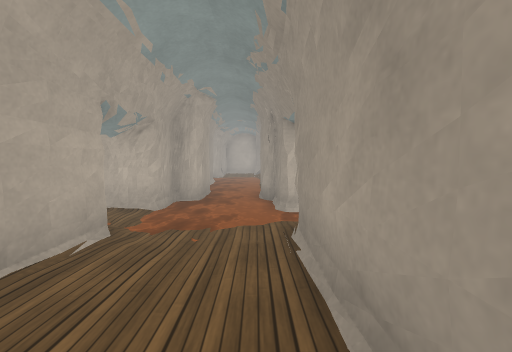
[1] (above)

23 first-person views from a walk through a 3-D level made in the Unity game engine. The camera is 1.2 m above the floor, tilts 4° down and sees 90° across. The floor is counted in squares, 1 m on a side. Each view is taken from the middle of a square. On the plan, view 1 faces up. The plan holds only what a view shows up to about 12 squares ahead; the rest is blank. The place goes on beyond the plan. Surface patterns are stand-ins for the level's own textures.

[2]
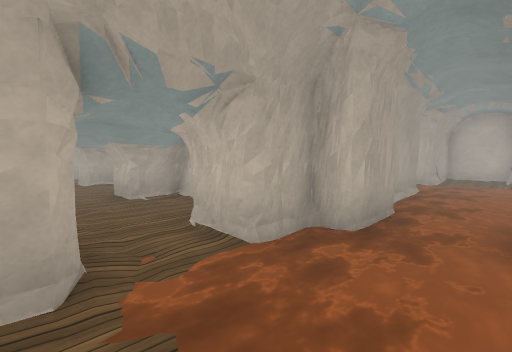

[3]
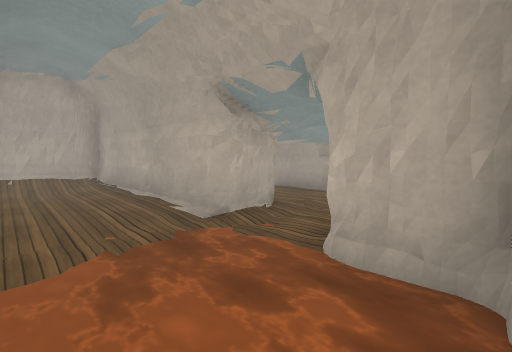

[4]
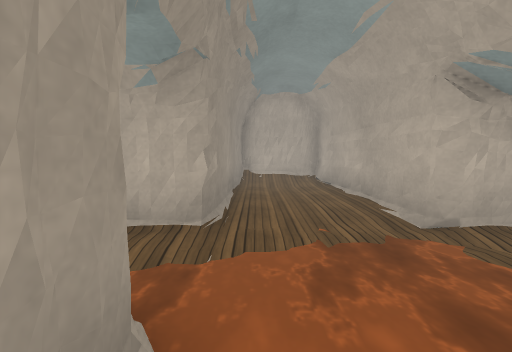

[5]
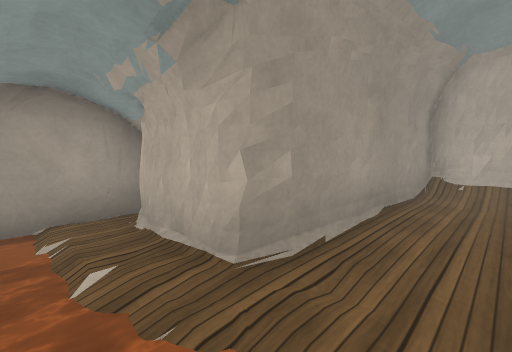

[6]
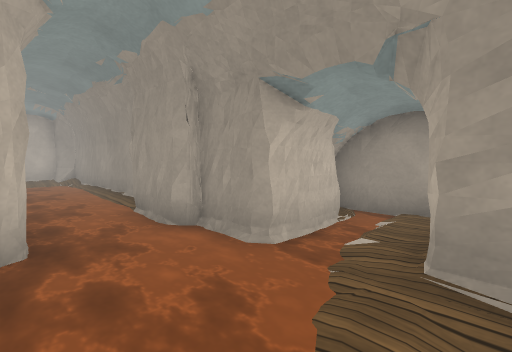

[7]
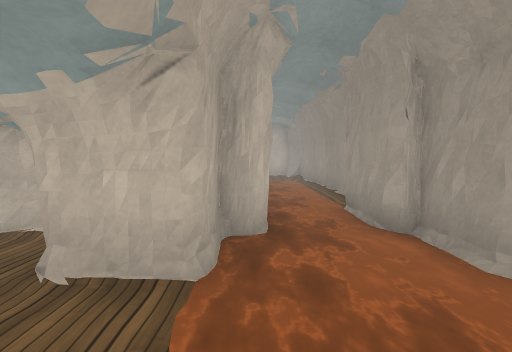

[8]
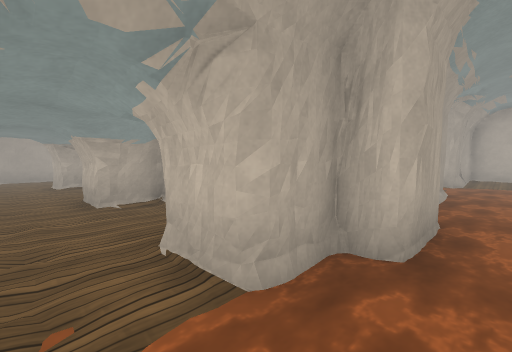

[9]
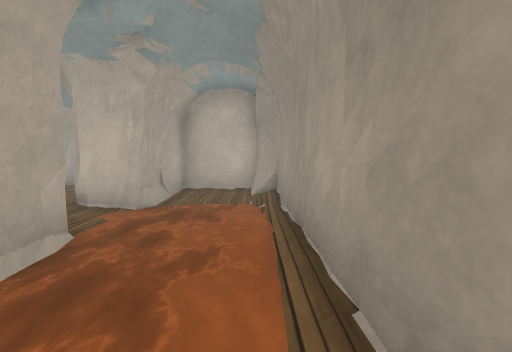

[10]
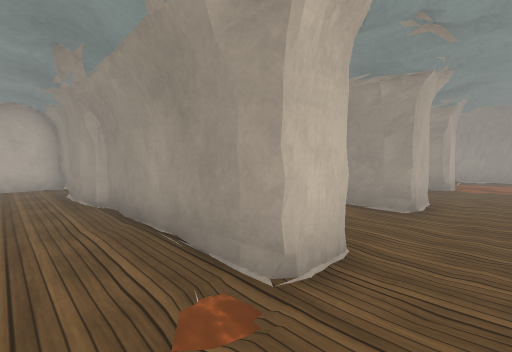

[11]
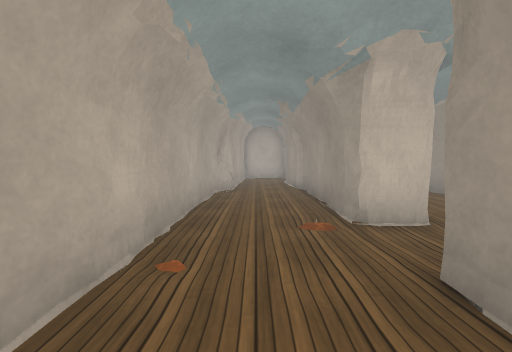

[12]
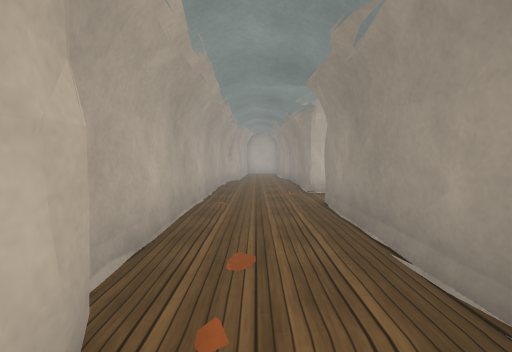

[13]
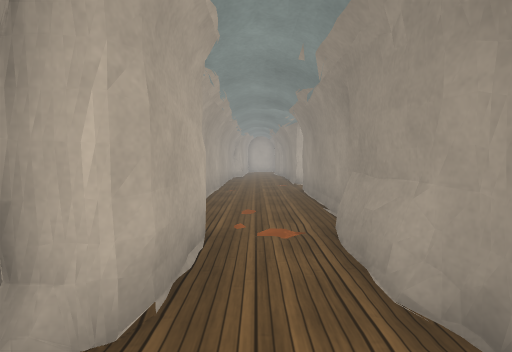

[14]
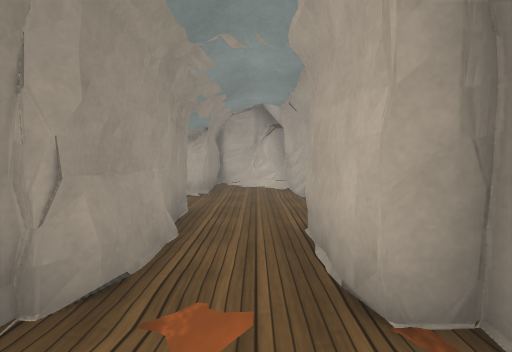

[15]
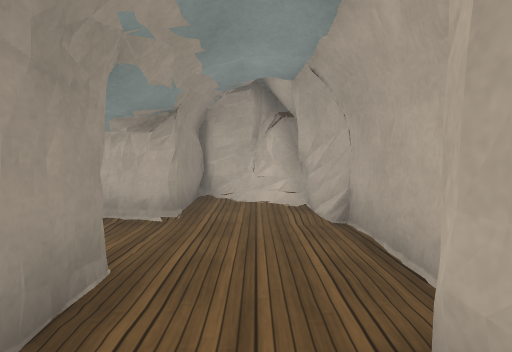

[16]
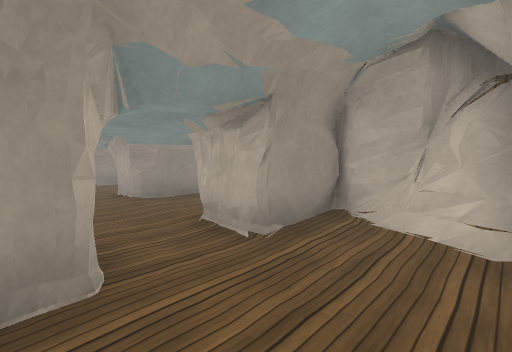

[17]
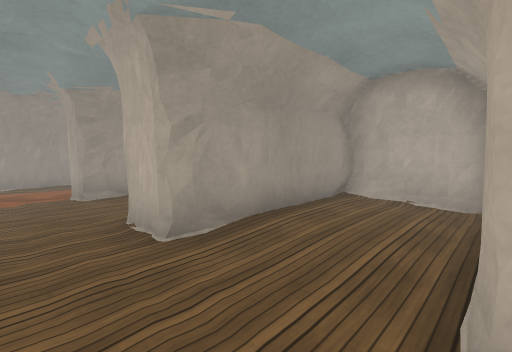

[18]
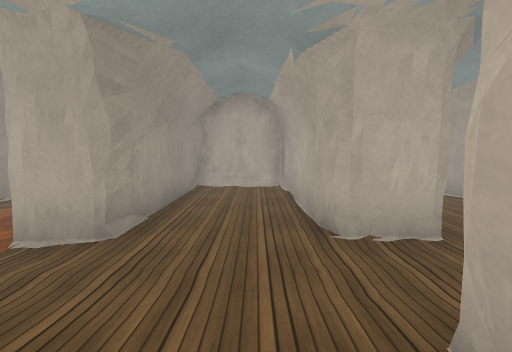

[19]
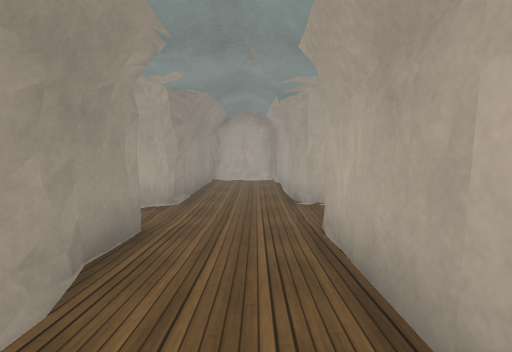

[20]
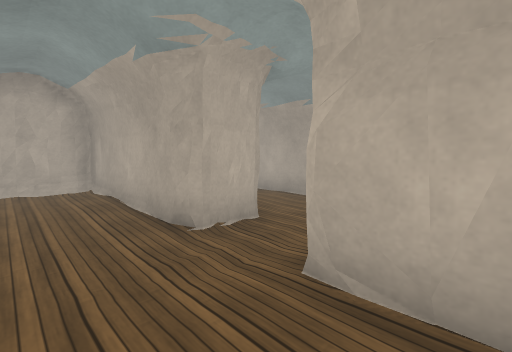

[21]
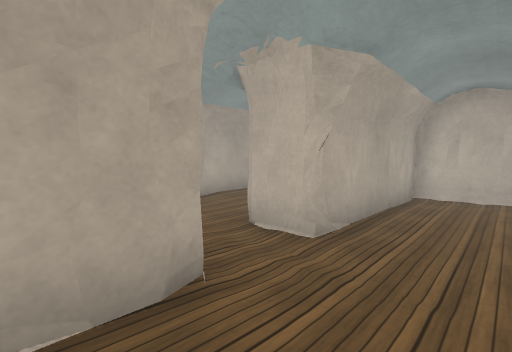

[22]
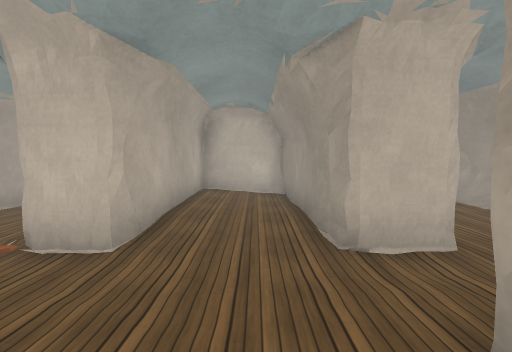

[23]
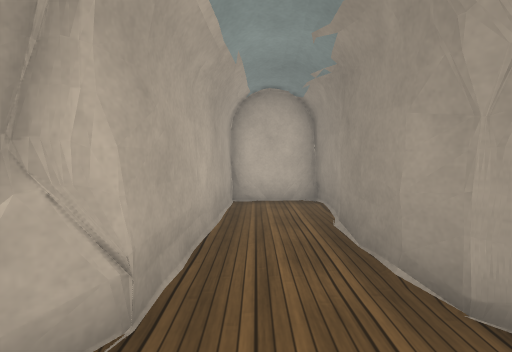

### Floor plan
Key: @ floor where view 1 was taken; # wall or solid block; . main floor; - floor 0.25 m lower than the main floor; / step, stairs or slope; = window, fence, low wall or low ledge; ~ water the walk can cross; ≈ water the walk keeps out of; T thing the floor can be seen under or through.
Columns run from 17 left of view 1 to 4 right of it. Each row starts with its distance up from view 1.
 28  ≈##≈
 27  #..#
 26  #..#
 25  #..#
 24  #..#
 23  #..#≈##≈ ≈##
 22 #-..##..# #..
 21 #-..##..# #..#
 20 #...##..# #..# ###
 19 =...##..# #..##..#≈
 18 #...##..##≈..##-~-#
 17 #........-....-~~~#
 16 #~............-~~≈≈
 15 #--.##..###..##~~~#
 14 #-..##..# #..##~~~#
 13 #-..##..# #..##~~~#
 12 #--.##..# #..# ~~~#
 11 #--.##..# #..# ~~~
 10 ≈#-.#≈##≈ ≈##≈ #~≈
  9  #-#≈          #~≈
  8 ≈#-.#     ≈## ≈≈~~#
  7 #...### # ###≈#~~~####
  6 #...TT==TTT=###~~~~~~#
  5 #....T==TTT==#.~~-...#
  4 #/..###=#≈#=###.--####
  3  #/.#   # #=  #...#
  2  ###      #   #...#
  1  #≈           #...#
  0               #..@#
 -1               #./.#
 -2                ###≈

Positions as (right, up) in squares from view 1, and headings:
1: (0, 0), facing up
2: (0, 4), facing up-left
3: (0, 8), facing down-left
4: (0, 8), facing down
5: (-1, 6), facing down-right
6: (-2, 4), facing up-right
7: (-2, 4), facing up
8: (-1, 5), facing up-left
9: (0, 12), facing up
10: (-15, 16), facing up-right
11: (-15, 13), facing up
12: (-15, 9), facing up
13: (-15, 6), facing up
14: (-15, 12), facing down
15: (-15, 9), facing down
16: (-16, 7), facing down-right
17: (-12, 17), facing down-right
18: (-6, 19), facing down
19: (-6, 22), facing down
20: (-5, 19), facing down-left
21: (-5, 14), facing up-left
22: (-10, 14), facing up
23: (-15, 21), facing up
